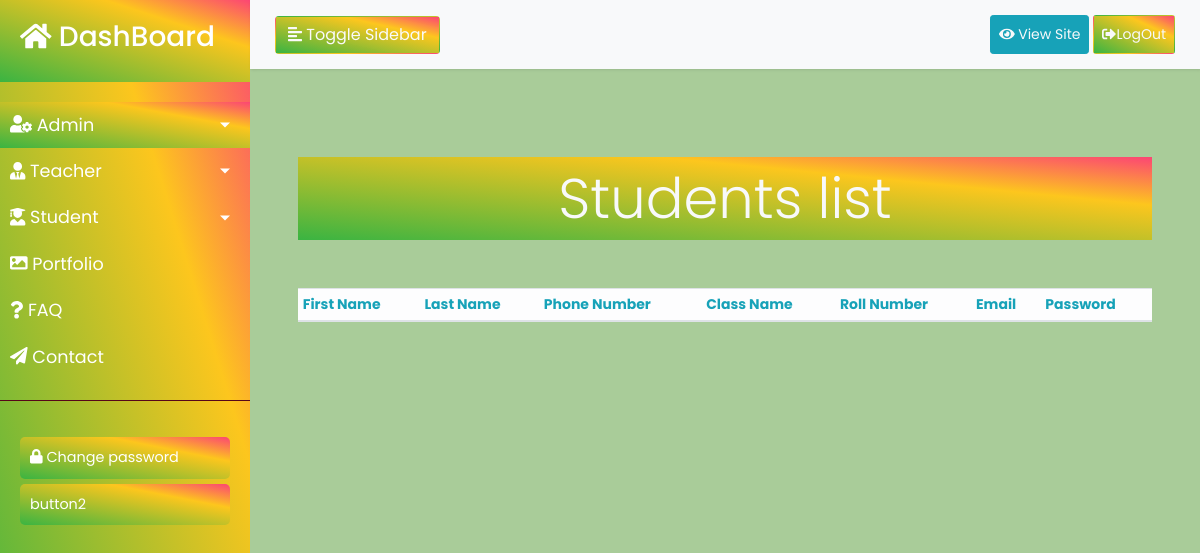
The page /studentlist.php (signed in) on the database as committed earlier.
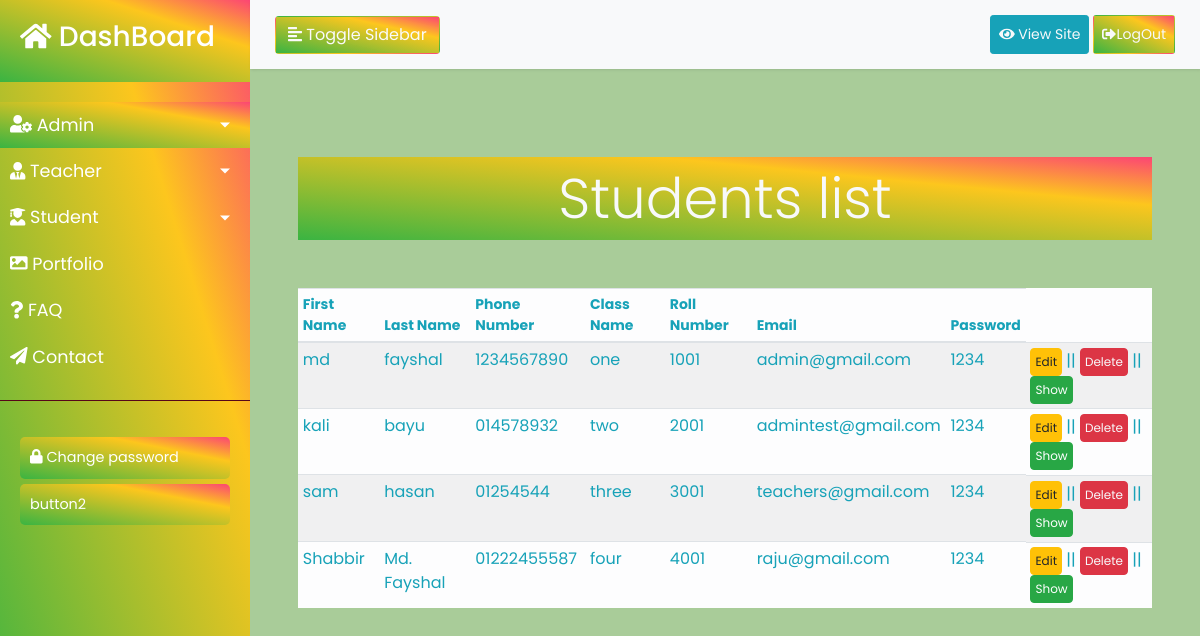
The same page on the database as committed later.
### tables this page shows
CREATE TABLE IF NOT EXISTS `students` (
  `id` int NOT NULL AUTO_INCREMENT,
  `first_name` varchar(30) DEFAULT NULL,
  `last_name` varchar(30) DEFAULT NULL,
  `mobile` varchar(30) DEFAULT NULL,
  `roll_number` int DEFAULT NULL,
  `email` varchar(50) DEFAULT NULL,
  `student_pass` varchar(50) DEFAULT NULL,
  `class_id` int NOT NULL,
  PRIMARY KEY (`id`)
);

CREATE TABLE IF NOT EXISTS `classes` (
  `id` int NOT NULL AUTO_INCREMENT,
  `classname` varchar(30) DEFAULT NULL,
  PRIMARY KEY (`id`)
);

### studentlist.php (the view)
<?php
include('DBheader.php');
require_once('database.php');
?>
<?php
$info = "SELECT students.id,students.first_name,students.last_name,students.mobile,classes.classname,students.roll_number,students.email,students.student_pass FROM students INNER JOIN classes ON students.class_id=classes.id ORDER BY students.class_id";
$result = mysqli_query($connection,$info);
?>
    <div class="p-5">
            <h1 class="display-4 text-center text-light py-2 rgb mb-5 mx-auto">Students list</h1>
            <table class="table table-responsive-sm table-sm  table-light table-striped table-hover text-info pl-2">
                <thead>
                    <tr class="font ">
                    <th scope="col">First Name</th>
                    <th scope="col">Last Name</th>
                    <th scope="col">Phone Number</th>
                    <th scope="col">Class Name</th>
                    <th scope="col">Roll Number</th>
                    <th scope="col">Email</th>
                    <th scope="col">Password</th>
                    </tr>
                </thead>
                <tbody>
                <?php
                while ($lop=mysqli_fetch_assoc($result)){
                ?>
                    <tr class="text-left text-info">
                    <td><?php echo $lop['first_name'];?></td>
                    <td><?php echo $lop['last_name'];?></td>
                    <td><?php echo $lop['mobile'];?></td>
                    <td><?php echo $lop['classname'];?></td>
                    <td><?php echo $lop['roll_number'];?></td>
                    <td><?php echo $lop['email'];?></td>
                    <td><?php echo $lop['student_pass'];?></td>
                    <td class="text-info float-right">
                   <?php if(isset($_SESSION['username'])){?>
                    <a href="studentedit.php?id=<?php echo $lop['id'];?>" class="btn xs btn-warning">Edit</a> ||
                    <a href="studentdelete.php?id=<?php echo $lop['id']?>" class="btn xs btn-danger text-light">Delete</a> ||
                    <?php }?>
                    <a href="studentshow.php?id=<?php echo $lop['id'];?>" class="btn xs btn-success">Show</a>
                    </td>
                    </tr>
                <?php }?>
                </tbody>
            </table>
    </div>
<?php include('DBfooter.php')?>

Rows that differ between the two databases and show on the page:
now on this page (row edited): students: first_name "md", last_name "fayshal", mobile "1234567890", class.classname "one", roll_number "1001", email "admin@gmail.com", student_pass "1234"
added students: first_name "kali", last_name "bayu", mobile "014578932", class.classname "two", roll_number "2001", email "admintest@gmail.com", student_pass "1234"
added students: first_name "sam", last_name "hasan", mobile "01254544", class.classname "three", roll_number "3001", email "teachers@gmail.com", student_pass "1234"
added students: first_name "Shabbir", last_name "Md. Fayshal", mobile "01222455587", class.classname "four", roll_number "4001", email "raju@gmail.com", student_pass "1234"
